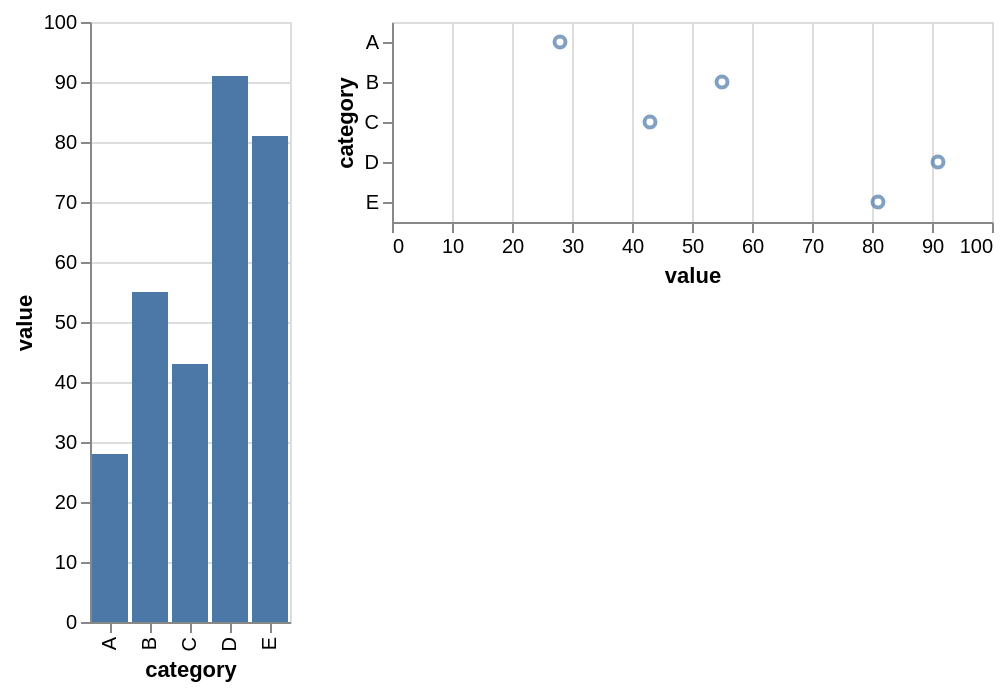

Vega-Lite specification for this chart:
### Vega-Lite specification from a JSON file in a GitHub repository (floating-point values rounded to 4 significant figures)
{"$schema": "https://vega.github.io/schema/vega-lite/v6.json", "data": {"values": [{"category": "A", "value": 28}, {"category": "B", "value": 55}, {"category": "C", "value": 43}, {"category": "D", "value": 91}, {"category": "E", "value": 81}]}, "description": "Two charts side by side.", "hconcat": [{"encoding": {"x": {"field": "category", "type": "nominal"}, "y": {"field": "value", "type": "quantitative"}}, "mark": "bar"}, {"encoding": {"x": {"field": "value", "type": "quantitative"}, "y": {"field": "category", "type": "nominal"}}, "mark": "point"}], "usermeta": {"easel": {"standin_ratio": 0.0454, "threshold": 0.07}}}
